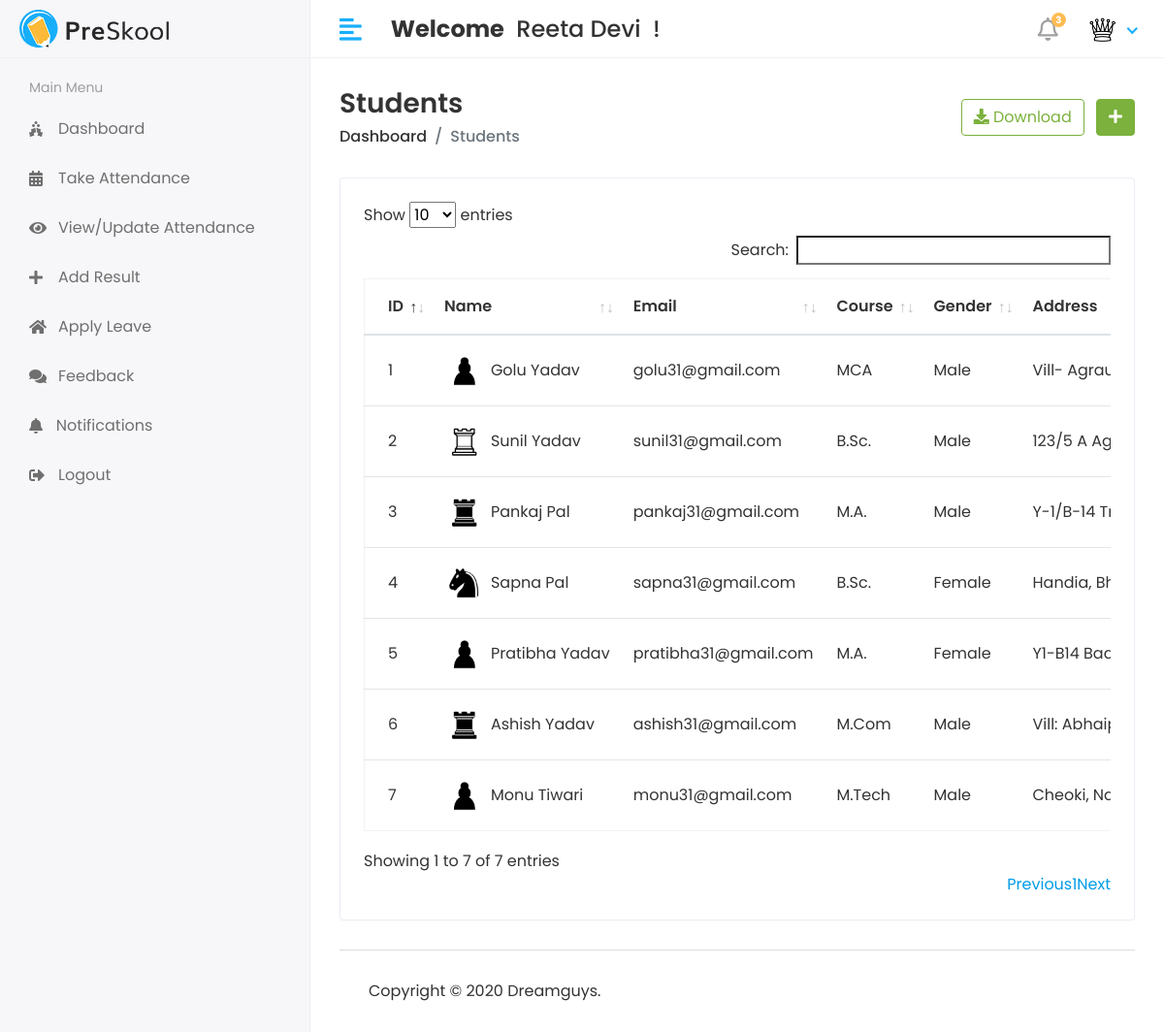
Page /Hod/Student/view (signed in) on the committed database.
### myApp/models.py (models this page shows, shortened)
class CustomUser(AbstractUser):
  USER = (
    (1, 'HOD'),
    (2, 'STAFF'),
    (3, 'STUDENT'),
  )
  user_type = models.CharField(choices=USER, max_length=50, default=1)
  profile_Pic = models.ImageField(upload_to='media/profilePic')

class Student(models.Model):
  objects = None
  admin = models.OneToOneField(CustomUser, on_delete=models.CASCADE)
  address = models.TextField()
  gender = models.CharField(max_length=100)
  course_id = models.ForeignKey(Course, on_delete=models.DO_NOTHING)
  session_year_id = models.ForeignKey(SessionYear, on_delete=models.DO_NOTHING)
  create_date = models.DateTimeField(auto_now_add=True)
  update_date = models.DateTimeField(auto_now=True)

class Course(models.Model):
  objects = None
  course_name = models.CharField(max_length=100)
  create_date = models.DateTimeField(auto_now_add=True)
  update_date = models.DateTimeField(auto_now=True)

### StudentManagementProject/Hod_Views.py (the view)
@login_required(login_url='/')
def view_student(request):
  student = Student.objects.all()
  return render(request, 'Hod/view_student.html', {"students": student})

### templates/Hod/view_student.html (shortened to what this page needs)
{% extends 'base.html' %}
{% block content %}
{% load static %}
<div class="page-header">
  <div class="row align-items-center">
    <div class="col">
      <h3 class="page-title">Students</h3>
      <ul class="breadcrumb">
        <li class="breadcrumb-item"><a href="{% url 'hod_home' %}">Dashboard</a></li>
        <li class="breadcrumb-item active">Students</li>
      </ul>
    </div>
    <div class="col-auto text-right float-right ml-auto">
      <a href="#" class="btn btn-outline-success mr-2"><i class="fas fa-download"></i> Download</a>
      <a href="{% url 'add_student' %}" class="btn btn-success"><i class="fas fa-plus"></i></a>
    </div>
  </div>
</div>
<div class="row">
  <div class="col-sm-12">
    <div class="card card-table">
      <div class="card-body">
        <div class="table-responsive">
          <table id="table_id" class="table table-hover table-center mb-0">
            <thead>
            <tr>
              <th>ID</th>
              <th>Name</th>
              <th>Email</th>
              <th>Course</th>
              <th>Gender</th>
              <th>Address</th>
            </tr>
            </thead>
            <tbody>
            {% for i in students %}
            <tr>
              <td>{{i.id}}</td>
              <td>
                <h2 class="table-avatar">
                  {% if i.admin.profile_Pic == "" %}
                  <a href="#" class="avatar avatar-sm mr-2"><img
                      class="avatar-img rounded-circle"
                      src="{% static 'assets/img/no-img.jpg' %}"></a>
                  {% else %}
                  <a href="#" class="avatar avatar-sm mr-2"><img
                      class="avatar-img rounded-circle" src="/{{i.admin.profile_Pic}}"></a>
                  <a href="#">{{i.admin.first_name}}&nbsp;{{i.admin.last_name}}</a>
                  {% endif %}
                </h2>
              </td>
              <td>{{i.admin.email}}</td>
              <td>{{i.course_id.course_name}}</td>
              <td>{{i.gender}}</td>
              <td>{{i.address}}</td>
            </tr>
            {% endfor %}
            </tbody>
          </table>
        </div>
      </div>
    </div>
  </div>
</div>
{% endblock %}

### templates/includes/header.html (shortened to what this page needs)
{% load static %}
<div class="header">
  <div class="header-left">
    <a href="#" class="logo">
      <img src="{% static 'assets/img/logo.png' %}" alt="Logo">
    </a>
  </div>
  <a href="javascript:void(0);" id="toggle_btn">
    <i class="fas fa-align-left"></i>
  </a>
  <div class="top-nav-search mt-3">
    <h4><strong>Welcome</strong>&nbsp; <span>{{ user.first_name }} {{ user.last_name}}</span>&nbsp; !</h4>
  </div>
  <ul class="nav user-menu">
    <li class="nav-item dropdown noti-dropdown">
      <a href="#" class="dropdown-toggle nav-link" data-toggle="dropdown">
        <i class="far fa-bell"></i><span class="badge badge-pill">3</span>
      </a>
    </li>
    <li class="nav-item dropdown has-arrow">
      <a href="#" class="dropdown-toggle nav-link" data-toggle="dropdown">
        {% if user.profile_Pic == "" %}
        <span class="user-img"><img class="rounded-circle" src="{% static 'assets/img/no-img.jpg' %}" width="31" alt="{{user.first_name}}'s Pic"></span>
        {% else %}
        <span class="user-img"><img class="rounded-circle" src="/{{user.profile_Pic}}" width="31" alt="{{user.first_name}}'s Pic"></span>
        {% endif %}
      </a>
    </li>
  </ul>
</div>

### static/assets/css/style.css (style rules this page uses)
html { height: 100%; }
body { background-color: #fff; color: #333; font-family: 'Poppins', sans-serif; font-size: 1rem; height: 100%; line-height: 1.5; overflow-x: hidden; }
h1, h2, h3, h4, h5, h6 { font-family: 'Poppins', sans-serif; margin-top: 0; }
a { color: #009ce7; }
input, button, a { transition: all 0.4s ease; -moz-transition: all 0.4s ease; -o-transition: all 0.4s ease; -ms-transition: all 0.4s ease; -webkit-transition: all 0.4s ease; }
ul, ol { padding: 0px; list-style: none; }
.table { color: #333; max-width: 100%; margin-bottom: 0; width: 100%; }
.table.dataTable { border-collapse: collapse !important; border: 1px solid rgba(0, 0, 0, 0.05); }
table.table td h2 { display: inline-block; font-size: inherit; font-weight: 400; margin: 0; padding: 0; vertical-align: middle; }
table.table td h2.table-avatar { align-items: center; display: inline-flex; font-size: inherit; font-weight: 400; margin: 0; padding: 0; vertical-align: middle; white-space: nowrap; }
table.table td h2 a { color: #333; }
.table thead tr th { font-weight: 600; }
.table tbody tr { border-bottom: 1px solid rgba(0, 0, 0, 0.05); }
.table.table-center td, .table.table-center th { vertical-align: middle; }
.card-table .card-body .table > thead > tr > th { border-top: 0; }
.card-table .card-body .table tr td:first-child, .card-table .card-body .table tr th:first-child { padding-left: 1.5rem; }
.card-table .table td, .card-table .table th { border-top: 1px solid #e2e5e8; padding: 1rem 0.75rem; white-space: nowrap; }
.btn-success { background-color: #7bb13c; border: 1px solid #7bb13c }
.btn-outline-success { color: #7bb13c; border-color: #7bb13c; }
.card { border: 1px solid #ececf5; box-shadow: 0 1px 3px 0 rgba(0, 0, 0, 0.03); margin-bottom: 1.875rem; }
.card-body { padding: 1.5rem; }
.avatar { position: relative; display: inline-block; width: 3rem; height: 3rem }
.avatar > img { width: 100%; height: 100%; -o-object-fit: cover; object-fit: cover; }
.avatar-sm { width: 2.5rem; height: 2.5rem; }
.header { background-color: #fff; border-bottom: 1px solid #f3f3f4; left: 0; position: fixed; right: 0; top: 0; z-index: 1001; height: 60px; }
.header .header-left { float: left; height: 60px; padding: 0 20px; position: relative; width: 320px; z-index: 1; transition: all 0.2s ease-in-out; background-color: #f7f7fa; border-bottom: 1px solid #efefef; border-right: 1px solid #ececf5; display: flex; align-items: center; }
.header .header-left .logo { display: inline-block; line-height: 60px; }
.header .header-left .logo img { max-height: 40px; width: auto; }
.header .dropdown-toggle:after { display: none; }
.header .has-arrow .dropdown-toggle:after { border-top: 0; border-left: 0; border-bottom: 2px solid #18aefa; border-right: 2px solid #18aefa; content: ''; height: 8px; display: inline-block; pointer-events: none; -webkit-transform-origin: 66% 66%; -ms-transform-origin: 66% 66%; transform-origin: 66% 66%; -webkit-transform: rotate(45deg); -ms-transform: rotate(45deg); transform: rotate(45deg); -webkit-transition: all 0.15s ease-in-out; transition: all 0.15s ease-in-out; width: 8px; vertical-align: 0px; }
.user-menu { float: right; margin: 0; position: relative; z-index: 99; padding-right: 15px; }
.user-menu.nav > li > a { color: #a0a0a0; font-size: 14px; line-height: 58px; padding: 0 15px; height: 60px; }
.user-img { margin-right: 3px; position: relative; }
.top-nav-search { float: left; margin-left: 15px; }
.page-header { margin-bottom: 1.875rem; }
.page-header .breadcrumb { background-color: transparent; color: #6c757d; font-size: 1rem; font-weight: 500; margin-bottom: 0; padding: 0; }
.page-header .breadcrumb a { color: #333; }
.page-title { font-size: 28px; font-weight: 600; color: #333; margin-bottom: 5px; }
.user-menu.nav > li > a .badge { background-color: #FFBC53; display: block; font-size: 10px; font-weight: bold; height: 15px; width: 15px; position: absolute; right: 7px; top: 13px; color: #fff; padding: 3px; }
.user-menu.nav > li > a > i { font-size: 1.5rem; line-height: 60px; }
@media (min-width: 992px) { #toggle_btn { align-items: center; color: #18aefa; display: inline-flex; float: left; font-size: 26px; height: 60px; justify-content: center; margin-left: 15px; padding: 0 15px; } }

### rows in the picture
CustomUser: first_name "Reeta", last_name "Devi", profile_Pic (picture)
Student: id "1", admin.profile_Pic (picture), admin.first_name "Golu", admin.last_name "Yadav", admin.email "golu31@gmail.com", course_id.course_name "MCA", gender "Male", address "Vill-…"
Student: id "2", admin.profile_Pic (picture), admin.first_name "Sunil", admin.last_name "Yadav", admin.email "sunil31@gmail.com", course_id.course_name "B.Sc.", gender "Male", address "123/5 A…"
Student: id "3", admin.profile_Pic (picture), admin.first_name "Pankaj", admin.last_name "Pal", admin.email "pankaj31@gmail.com", course_id.course_name "M.A.", gender "Male", address "Y-1/B-14…"
Student: id "4", admin.profile_Pic (picture), admin.first_name "Sapna", admin.last_name "Pal", admin.email "sapna31@gmail.com", course_id.course_name "B.Sc.", gender "Female", address "Handia,…"
Student: id "5", admin.profile_Pic (picture), admin.first_name "Pratibha", admin.last_name "Yadav", admin.email "pratibha31@gmail.com", course_id.course_name "M.A.", gender "Female", address "Y1-B14…"
Student: id "6", admin.profile_Pic (picture), admin.first_name "Ashish", admin.last_name "Yadav", admin.email "ashish31@gmail.com", course_id.course_name "M.Com", gender "Male", address "Vill:…"
Student: id "7", admin.profile_Pic (picture), admin.first_name "Monu", admin.last_name "Tiwari", admin.email "monu31@gmail.com", course_id.course_name "M.Tech", gender "Male", address "Cheoki,…"
